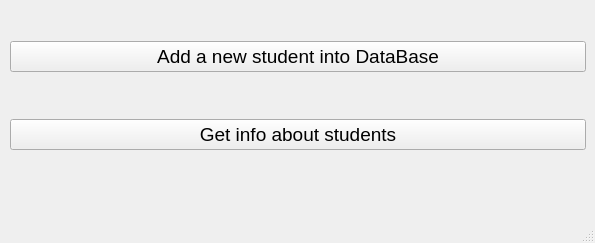
<?xml version="1.0" encoding="UTF-8"?>
<ui version="4.0">
 <class>Lab1</class>
 <widget class="QMainWindow" name="Lab1">
  <property name="geometry">
   <rect>
    <x>0</x>
    <y>0</y>
    <width>595</width>
    <height>243</height>
   </rect>
  </property>
  <property name="windowTitle">
   <string>Lab1</string>
  </property>
  <widget class="QWidget" name="centralwidget">
   <widget class="QWidget" name="layoutWidget">
    <property name="geometry">
     <rect>
      <x>10</x>
      <y>0</y>
      <width>576</width>
      <height>192</height>
     </rect>
    </property>
    <property name="font">
     <font>
      <family>Ubuntu</family>
      <pointsize>14</pointsize>
      <italic>false</italic>
     </font>
    </property>
    <layout class="QVBoxLayout" name="verticalLayout">
     <item>
      <widget class="QPushButton" name="pushButton">
       <property name="font">
        <font>
         <family>Ubuntu</family>
         <pointsize>14</pointsize>
         <italic>false</italic>
        </font>
       </property>
       <property name="text">
        <string>Add a new student into DataBase</string>
       </property>
      </widget>
     </item>
     <item>
      <widget class="QPushButton" name="pushButton_2">
       <property name="font">
        <font>
         <family>Ubuntu</family>
         <pointsize>14</pointsize>
         <italic>false</italic>
        </font>
       </property>
       <property name="text">
        <string>Get info about students</string>
       </property>
      </widget>
     </item>
    </layout>
   </widget>
  </widget>
  <widget class="QMenuBar" name="menubar">
   <property name="geometry">
    <rect>
     <x>0</x>
     <y>0</y>
     <width>595</width>
     <height>22</height>
    </rect>
   </property>
  </widget>
  <widget class="QStatusBar" name="statusbar"/>
 </widget>
 <resources/>
 <connections/>
</ui>
